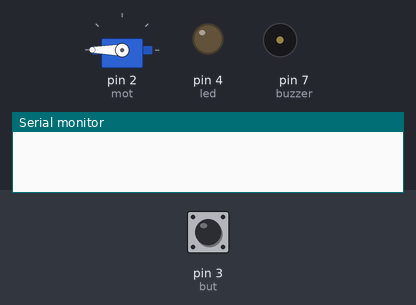
Simulated run of this sketch. Board: Arduino Uno, built with avr-gcc and run on an emulated ATmega328P. On the bench: servo, output pins drawn as LEDs (lit = HIGH), buzzer (waves = sounding, pin HIGH), the last lines printed to the serial monitor. The test bench sets the inputs (shaded band); at power-on: pin 3 (but) HIGH.

Above: at 1.2 s.
1.3 s: pin 3 (but) pulled LOW for 0.15 s
At 5.1 s:
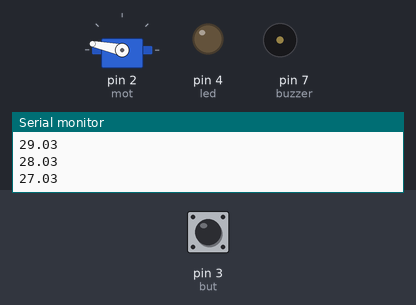
At 6.9 s:
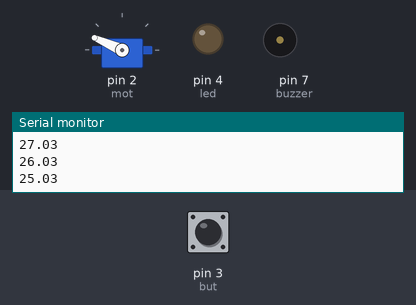
Timing chart, 0 to 25.8 s (numbered marks = the images above; inputs shaded):
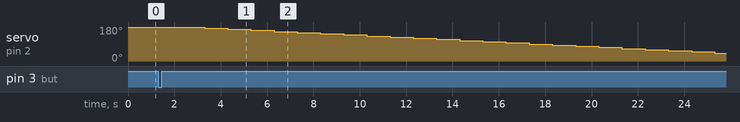

The sketch:

alarm.ino
```cpp
#include <SoftwareSerial.h>
#include <Servo.h>

Servo serv;
#define pot A0
#define led 4
#define but 3
#define mot 2
#define buzzer 7
#define max 0
#define min 180

void setup(){
  pinMode(led, OUTPUT);
  pinMode(but, INPUT_PULLUP);
  pinMode(buzzer, OUTPUT);
  serv.attach(mot);
  serv.write(90);
  Serial.begin(9600);
}

void alarm(){
  tone(buzzer, 1500);
  digitalWrite(led, HIGH);
  delay(2000);
  noTone(buzzer);
  digitalWrite(led, LOW);
}

void loop(){
  serv.write(min);
  while(digitalRead(but)==HIGH);
  double time = analogRead(pot) / 17.05; //Converts to seconds
  double startTime = time;
  while(time>0.1){
    delay(1000);
    serv.write(180 * (time/startTime));
    time--;
    Serial.println(time);
  }
  serv.write(max);
  alarm();
}
```

timer_codigo_c++.cpp
```cpp
#include <SoftwareSerial.h>
#include <Servo.h>

Servo serv;
#define pot A0
#define led 4
#define but 3
#define mot 2
#define buzzer 7
#define max 0
#define min 180

void setup(){
  pinMode(led, OUTPUT);
  pinMode(but, INPUT_PULLUP);
  pinMode(buzzer, OUTPUT);
  serv.attach(mot);
  serv.write(90);
  Serial.begin(9600);
}

void alarm(){
  tone(buzzer, 1500);
  digitalWrite(led, HIGH);
  delay(2000);
  noTone(buzzer);
  digitalWrite(led, LOW);
}

void loop(){
  serv.write(min);
  while(digitalRead(but)==HIGH);
  double time = analogRead(pot) / 17.05;
  double startTime = time;
  while(time>0.1){
    delay(1000);
    serv.write(180 * (time/startTime));
    time--;
    Serial.println(time);
  }
  serv.write(max);
  alarm();
}
```

Measured:
- after the input at 1.3 s, servo on pin 2 (mot): moves from 180° to 42° over 22.0 s, starting after 2.0 s
